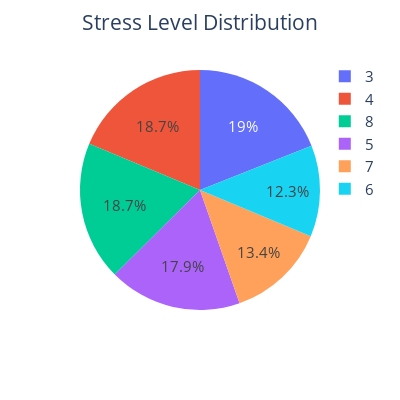

Notebook code cell kept with this figure:
### Code cell
plot_stress_pie(sleep_stress)

### Figure 1 — Plotly figure (JSON) as saved in the notebook; plotly's stock layout.template omitted (floating-point values rounded to 4 significant figures)
{"data": [{"domain": {"x": [0, 1], "y": [0, 1]}, "hovertemplate": "label=%{label}<br>value=%{value}<extra></extra>", "labels": [3, 4, 5, 6, 7, 8], "legendgroup": "", "name": "", "showlegend": true, "type": "pie", "values": [71, 70, 67, 46, 50, 70]}], "layout": {"autosize": false, "font": {"size": 15}, "height": 400, "legend": {"tracegroupgap": 0}, "margin": {"t": 60}, "title": {"text": "Stress Level Distribution", "x": 0.5}, "width": 400}}
